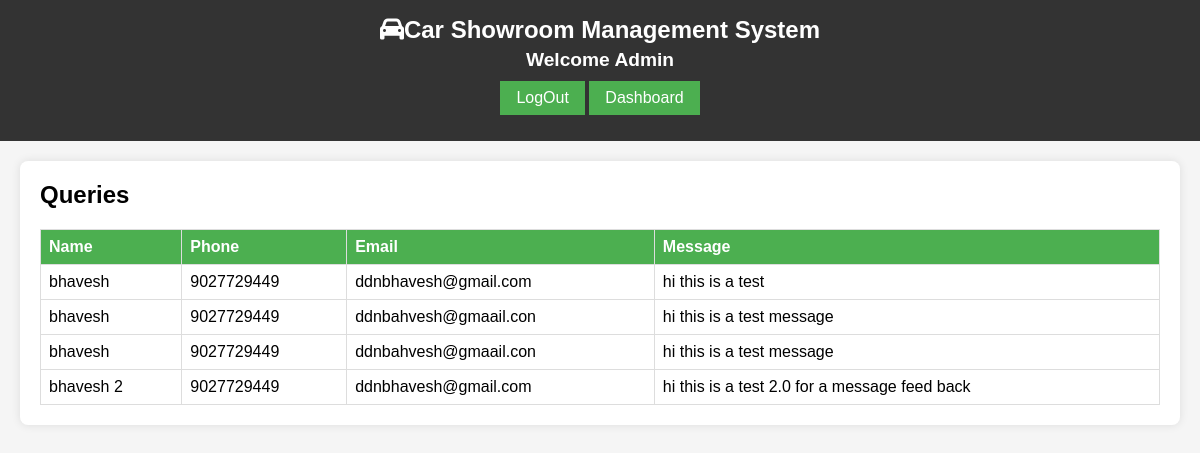
Page /viewcontacts on the earlier database version.
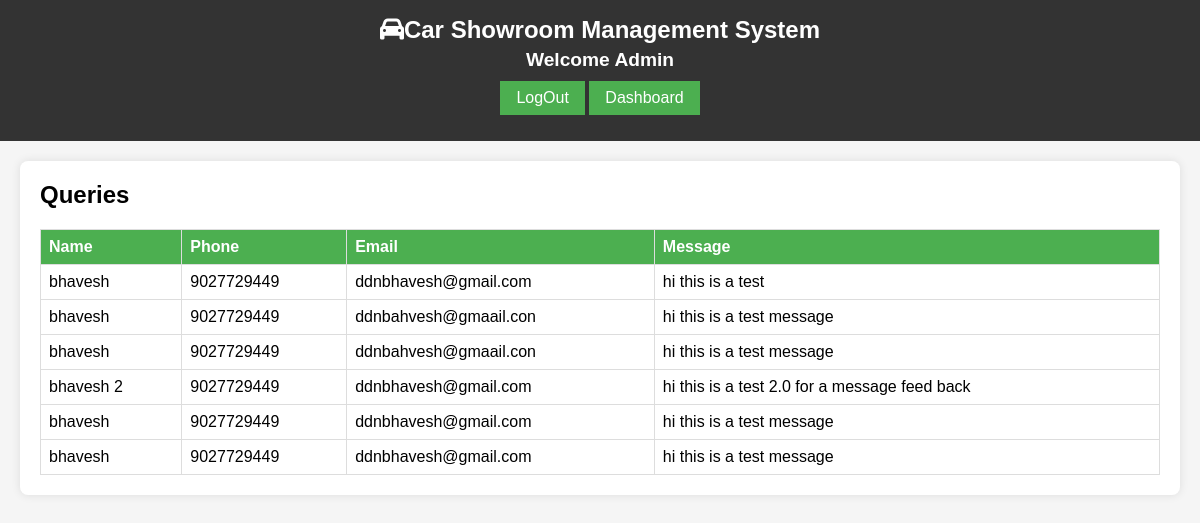
Same page on the later database version.
### carshowroom/models.py (models this page shows)
class Query(models.Model):
    name=models.CharField(max_length=100)
    phone=models.IntegerField()
    email=models.CharField(max_length=50)
    doubt=models.CharField(max_length=400)

### carshowroom/views.py (the view)
# urls.py: path('viewcontacts', views.viewcontacts, name='viewcontacts'),
def viewcontacts(request):
    doubt=list(Query.objects.all())   #Cars.objects.filter(make='hyundai')
    dic={'doubt':doubt}
    print(dict)
    return render(request,'viewcontacts.html',dic)

### template/viewcontacts.html (shortened to what this page needs)
{% load static %}
<!DOCTYPE html>
<html lang="en">
<head>
    <link rel="stylesheet" href="https://cdnjs.cloudflare.com/ajax/libs/font-awesome/6.4.0/css/all.min.css">
    <link rel="stylesheet" type="text/css" href="{% static 'viewinventory.css' %}">
</head>
<body>
    <header>
        <h1><i class="fas fa-car"></i>Car Showroom Management System</h1>
        <h2>Welcome Admin</h2>
        <a href="logout.html" class="btn">LogOut</a>
        <a href="{% url 'admindashboard' %}" class="btn">Dashboard</a>
    </header>
    <main>
        <div class="content-container">
            <h2>Queries</h2>
            <table>
                <thead>
                    <tr>
                        <th>Name</th>
                        <th>Phone</th>
                        <th>Email</th>
                        <th>Message</th>
                    </tr>
                </thead>
                <tbody>
                    {% for doubt in doubt %}
                        <tr>
                            <td>{{ doubt.name }}</td>
                            <td>{{ doubt.phone }}</td>
                            <td>{{ doubt.email }}</td>
                            <td>{{ doubt.doubt }}</td>
                        </tr>
                    {% endfor %}
                </tbody>
            </table>
        </div>
    </main>
</body>
</html>

### static/viewinventory.css (style rules this page uses)
* { margin: 0; padding: 0; box-sizing: border-box; }
body { font-family: 'Arial', sans-serif; background-color: #f5f5f5; }
header { background-color: #333; color: #fff; padding: 1em; text-align: center; }
header h1 { font-size: 1.5em; }
header h2 { font-size: 1.2em; margin-top: 5px; }
.btn { background-color: #4CAF50; color: white; padding: 8px 16px; text-align: center; text-decoration: none; display: inline-block; font-size: 16px; margin: 10px 0; cursor: pointer; }
main { margin: 20px; }
.content-container { background-color: #fff; padding: 20px; border-radius: 8px; box-shadow: 0 0 10px rgba(0, 0, 0, 0.1); }
table { width: 100%; border-collapse: collapse; margin-top: 20px; }
th, td { border: 1px solid #ddd; padding: 8px; text-align: left; }
th { background-color: #4CAF50; color: white; }

Differences in the rows shown:
added Query: name "bhavesh", phone "9027729449", email "ddnbhavesh@gmail.com", doubt "hi this is a test message"
added Query: name "bhavesh", phone "9027729449", email "ddnbhavesh@gmail.com", doubt "hi this is a test message"
